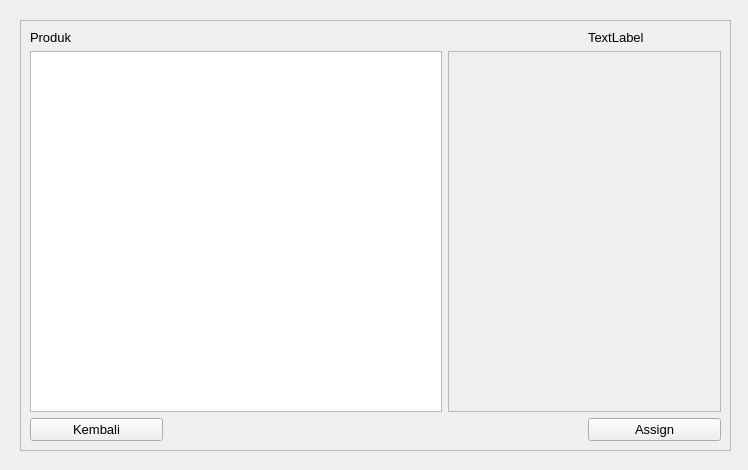
<?xml version="1.0" encoding="UTF-8"?>
<ui version="4.0">
 <class>Form</class>
 <widget class="QWidget" name="Form">
  <property name="geometry">
   <rect>
    <x>0</x>
    <y>0</y>
    <width>748</width>
    <height>470</height>
   </rect>
  </property>
  <property name="windowTitle">
   <string>Form</string>
  </property>
  <widget class="QScrollArea" name="scrollArea_2">
   <property name="geometry">
    <rect>
     <x>20</x>
     <y>20</y>
     <width>711</width>
     <height>431</height>
    </rect>
   </property>
   <property name="widgetResizable">
    <bool>true</bool>
   </property>
   <widget class="QWidget" name="scrollAreaWidgetContents_2">
    <property name="geometry">
     <rect>
      <x>0</x>
      <y>0</y>
      <width>709</width>
      <height>429</height>
     </rect>
    </property>
    <layout class="QGridLayout" name="gridLayout_2">
     <item row="0" column="0">
      <layout class="QGridLayout" name="gridLayout">
       <item row="0" column="4">
        <widget class="QLabel" name="lbl_name">
         <property name="font">
          <font>
           <pointsize>10</pointsize>
          </font>
         </property>
         <property name="text">
          <string>TextLabel</string>
         </property>
        </widget>
       </item>
       <item row="0" column="0">
        <widget class="QLabel" name="label">
         <property name="font">
          <font>
           <pointsize>10</pointsize>
          </font>
         </property>
         <property name="text">
          <string>Produk</string>
         </property>
        </widget>
       </item>
       <item row="0" column="1">
        <widget class="QLabel" name="lbl_product">
         <property name="font">
          <font>
           <pointsize>10</pointsize>
          </font>
         </property>
         <property name="text">
          <string/>
         </property>
        </widget>
       </item>
       <item row="3" column="0">
        <widget class="QPushButton" name="btn_close">
         <property name="font">
          <font>
           <pointsize>10</pointsize>
          </font>
         </property>
         <property name="text">
          <string>Kembali</string>
         </property>
        </widget>
       </item>
       <item row="2" column="3" colspan="2">
        <widget class="QScrollArea" name="scrollArea">
         <property name="sizePolicy">
          <sizepolicy hsizetype="Minimum" vsizetype="Expanding">
           <horstretch>0</horstretch>
           <verstretch>0</verstretch>
          </sizepolicy>
         </property>
         <property name="font">
          <font>
           <pointsize>10</pointsize>
          </font>
         </property>
         <property name="widgetResizable">
          <bool>true</bool>
         </property>
         <widget class="QWidget" name="scrollAreaWidgetContents">
          <property name="geometry">
           <rect>
            <x>0</x>
            <y>0</y>
            <width>270</width>
            <height>355</height>
           </rect>
          </property>
          <layout class="QVBoxLayout" name="verticalLayout"/>
         </widget>
        </widget>
       </item>
       <item row="2" column="0" colspan="3">
        <widget class="QTableWidget" name="tableWidget">
         <property name="editTriggers">
          <set>QAbstractItemView::NoEditTriggers</set>
         </property>
         <attribute name="horizontalHeaderVisible">
          <bool>false</bool>
         </attribute>
         <attribute name="verticalHeaderVisible">
          <bool>false</bool>
         </attribute>
        </widget>
       </item>
       <item row="3" column="4">
        <widget class="QPushButton" name="btn_assign">
         <property name="font">
          <font>
           <pointsize>10</pointsize>
          </font>
         </property>
         <property name="text">
          <string>Assign</string>
         </property>
        </widget>
       </item>
      </layout>
     </item>
    </layout>
   </widget>
  </widget>
 </widget>
 <resources/>
 <connections/>
</ui>
